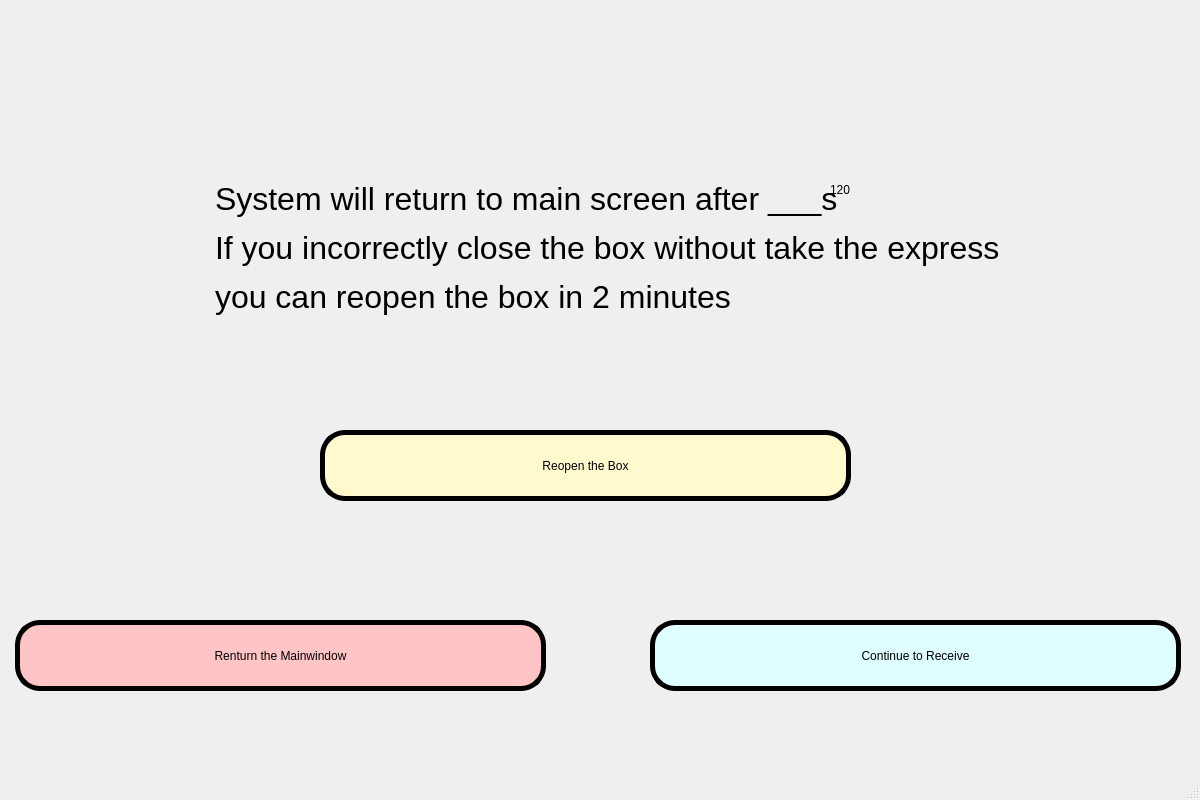
<?xml version="1.0" encoding="UTF-8"?>
<ui version="4.0">
 <class>take_delivery_three</class>
 <widget class="QMainWindow" name="take_delivery_three">
  <property name="geometry">
   <rect>
    <x>0</x>
    <y>0</y>
    <width>1200</width>
    <height>800</height>
   </rect>
  </property>
  <property name="windowTitle">
   <string>MainWindow</string>
  </property>
  <property name="styleSheet">
   <string notr="true">QWidget#centralwidget {
border-image: url(:/register/背景1.jpg)
}
</string>
  </property>
  <widget class="QWidget" name="centralwidget">
   <widget class="QLabel" name="time_le">
    <property name="geometry">
     <rect>
      <x>830</x>
      <y>160</y>
      <width>71</width>
      <height>61</height>
     </rect>
    </property>
    <property name="styleSheet">
     <string notr="true">font: 24pt &quot;Baskerville Old Face&quot;;</string>
    </property>
    <property name="text">
     <string>&lt;html&gt;&lt;head/&gt;&lt;body&gt;&lt;p&gt;&lt;span style=&quot; color:#000000;&quot;&gt;120&lt;/span&gt;&lt;/p&gt;&lt;/body&gt;&lt;/html&gt;</string>
    </property>
   </widget>
   <widget class="QPushButton" name="pushButton">
    <property name="geometry">
     <rect>
      <x>650</x>
      <y>620</y>
      <width>531</width>
      <height>71</height>
     </rect>
    </property>
    <property name="styleSheet">
     <string notr="true">QPushButton{
   border-radius: 25px;
   background-color:rgb(222, 254, 255);
   border:5px solid rgb(0, 0, 0);
   font: 25pt &quot;Baskerville Old Face&quot;;
}</string>
    </property>
    <property name="text">
     <string>Continue to Receive</string>
    </property>
   </widget>
   <widget class="QPushButton" name="pushButton_2">
    <property name="geometry">
     <rect>
      <x>320</x>
      <y>430</y>
      <width>531</width>
      <height>71</height>
     </rect>
    </property>
    <property name="styleSheet">
     <string notr="true">QPushButton{
   border-radius: 25px;
   background-color:rgb(255, 250, 205);
   border:5px solid rgb(0, 0, 0);
   font: 25pt &quot;Baskerville Old Face&quot;;
}</string>
    </property>
    <property name="text">
     <string>Reopen the Box</string>
    </property>
   </widget>
   <widget class="QPushButton" name="pushButton_3">
    <property name="geometry">
     <rect>
      <x>15</x>
      <y>620</y>
      <width>531</width>
      <height>71</height>
     </rect>
    </property>
    <property name="styleSheet">
     <string notr="true">QPushButton{
   border-radius: 25px;
   background-color:rgb(255, 196, 197);
   border:5px solid rgb(0, 0, 0);
   font: 25pt &quot;Baskerville Old Face&quot;;
}</string>
    </property>
    <property name="text">
     <string>Renturn the Mainwindow</string>
    </property>
   </widget>
   <widget class="QLabel" name="label_2">
    <property name="geometry">
     <rect>
      <x>215</x>
      <y>138</y>
      <width>901</width>
      <height>221</height>
     </rect>
    </property>
    <property name="styleSheet">
     <string notr="true">font: 20pt &quot;Baskerville Old Face&quot;;</string>
    </property>
    <property name="text">
     <string>&lt;html&gt;&lt;head/&gt;&lt;body&gt;&lt;p&gt;&lt;span style=&quot; font-size:24pt;&quot;&gt;System will return to main screen after ___s&lt;/span&gt;&lt;/p&gt;&lt;p&gt;&lt;span style=&quot; font-size:24pt;&quot;&gt;If you incorrectly close the box without take the express&lt;/span&gt;&lt;/p&gt;&lt;p&gt;&lt;span style=&quot; font-size:24pt;&quot;&gt;you can reopen the box in 2 minutes&lt;/span&gt;&lt;/p&gt;&lt;/body&gt;&lt;/html&gt;</string>
    </property>
   </widget>
  </widget>
  <widget class="QMenuBar" name="menubar">
   <property name="geometry">
    <rect>
     <x>0</x>
     <y>0</y>
     <width>1200</width>
     <height>26</height>
    </rect>
   </property>
  </widget>
  <widget class="QStatusBar" name="statusbar"/>
 </widget>
 <resources>
  <include location="images.qrc"/>
 </resources>
 <connections>
  <connection>
   <sender>pushButton</sender>
   <signal>clicked()</signal>
   <receiver>take_delivery_three</receiver>
   <slot>return_put_win1()</slot>
   <hints>
    <hint type="sourcelabel">
     <x>212</x>
     <y>243</y>
    </hint>
    <hint type="destinationlabel">
     <x>97</x>
     <y>307</y>
    </hint>
   </hints>
  </connection>
  <connection>
   <sender>pushButton_2</sender>
   <signal>clicked()</signal>
   <receiver>take_delivery_three</receiver>
   <slot>reopen_box()</slot>
   <hints>
    <hint type="sourcelabel">
     <x>221</x>
     <y>343</y>
    </hint>
    <hint type="destinationlabel">
     <x>557</x>
     <y>308</y>
    </hint>
   </hints>
  </connection>
  <connection>
   <sender>pushButton_3</sender>
   <signal>clicked()</signal>
   <receiver>take_delivery_three</receiver>
   <slot>return_mainwindow()</slot>
   <hints>
    <hint type="sourcelabel">
     <x>409</x>
     <y>226</y>
    </hint>
    <hint type="destinationlabel">
     <x>529</x>
     <y>127</y>
    </hint>
   </hints>
  </connection>
 </connections>
 <slots>
  <slot>return_put_win1()</slot>
  <slot>reopen_box()</slot>
  <slot>return_mainwindow()</slot>
 </slots>
</ui>
